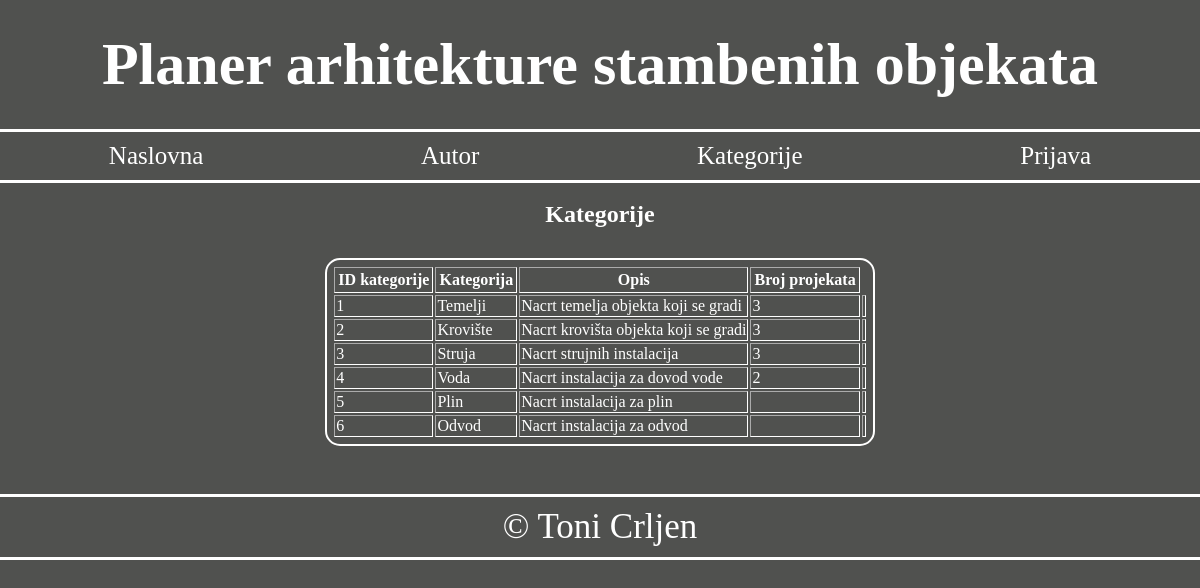
The app's page /kategorije.php with its own data.
### tables this page shows
CREATE TABLE IF NOT EXISTS `kategorija` (
  `kategorija_id` INT(10) NOT NULL AUTO_INCREMENT,
  `naziv` VARCHAR(50) NOT NULL,
  `opis` TEXT NULL,
  `obavezna` TINYINT(1) NOT NULL,
  PRIMARY KEY (`kategorija_id`));

### baza.php (called while the page is built, shortened)
<?php
function izvrsiUpit($veza, $upit){
	$rezultat = mysqli_query($veza,$upit);
	return $rezultat;
}
?>

### kategorije.php (the view, shortened to what this page needs)
<?php
	require_once("zaglavlje.php");
	require_once("meni.php") ;
	require_once("baza.php");
	$veza = spojiSeNaBazu();
	$upit = "SELECT * FROM kategorija";
	$rezultat = izvrsiUpit($veza, $upit);
	$upitStavke= "SELECT COUNT(stavke_projekta.projekt_id)
				 FROM kategorija JOIN stavke_projekta
				 WHERE kategorija.kategorija_id=stavke_projekta.kategorija_id
				 GROUP BY kategorija.kategorija_id";
	$rezultatStavke = izvrsiUpit($veza, $upitStavke);
?>
	<section class="kategorije" ><br>
		<h2 class="kategorije-naslov">Kategorije</h2>
		<table class="tablica" border="1">
			<thead>
				<th>ID kategorije</th>
				<th>Kategorija</th>
				<th>Opis</th>
				<th>Broj projekata</th>
			</thead>
			<tbody>
				<?php
					if(isset($rezultat)) {
						while($red = mysqli_fetch_array($rezultat)) {
							echo "<tr>";
							echo "<td>{$red["kategorija_id"]}</td>";
							echo "<td>{$red["naziv"]}</td>";
							echo "<td>{$red["opis"]}</td>";
							list($zbrojProjekata) = mysqli_fetch_array($rezultatStavke);
							echo "<td>$zbrojProjekata</td>";
							if (isset($_SESSION["tip"]) && $_SESSION["tip"] == 0){
							echo "<td><a class='uredi' href='kategorija.php?kategorija={$red['kategorija_id']}'>Uredi</a></td>"; }
							else { 	echo "<td></td>";}
							echo "</tr>";
						}
					}
				?>
			</tbody>
		</table><br>
	</section>
<?php require_once("podnozje.php")?>

### stil.css (style rules this page uses)
* { margin:0; padding:0; color: white; }
body { background-color: #50514F; }
.kategorije-naslov { text-align:center; color: white; margin-bottom: 30px; }
.kategorije { width: 100%; display: grid; grid-template-columns: 1fr; justify-items: center; }
.tablica { margin: 0 auto; border: 2px solid white; padding: 5px; border-radius: 15px; }
th { padding: 3px; }
td { padding: 1px; }

### records on screen
kategorija: kategorija_id "1", naziv "Temelji", opis "Nacrt temelja objekta koji se gradi", zbrojProjekata "3"
kategorija: kategorija_id "2", naziv "Krovište", opis "Nacrt krovišta objekta koji se gradi", zbrojProjekata "3"
kategorija: kategorija_id "3", naziv "Struja", opis "Nacrt strujnih instalacija", zbrojProjekata "3"
kategorija: kategorija_id "4", naziv "Voda", opis "Nacrt instalacija za dovod vode", zbrojProjekata "2"
kategorija: kategorija_id "5", naziv "Plin", opis "Nacrt instalacija za plin"
kategorija: kategorija_id "6", naziv "Odvod", opis "Nacrt instalacija za odvod"
